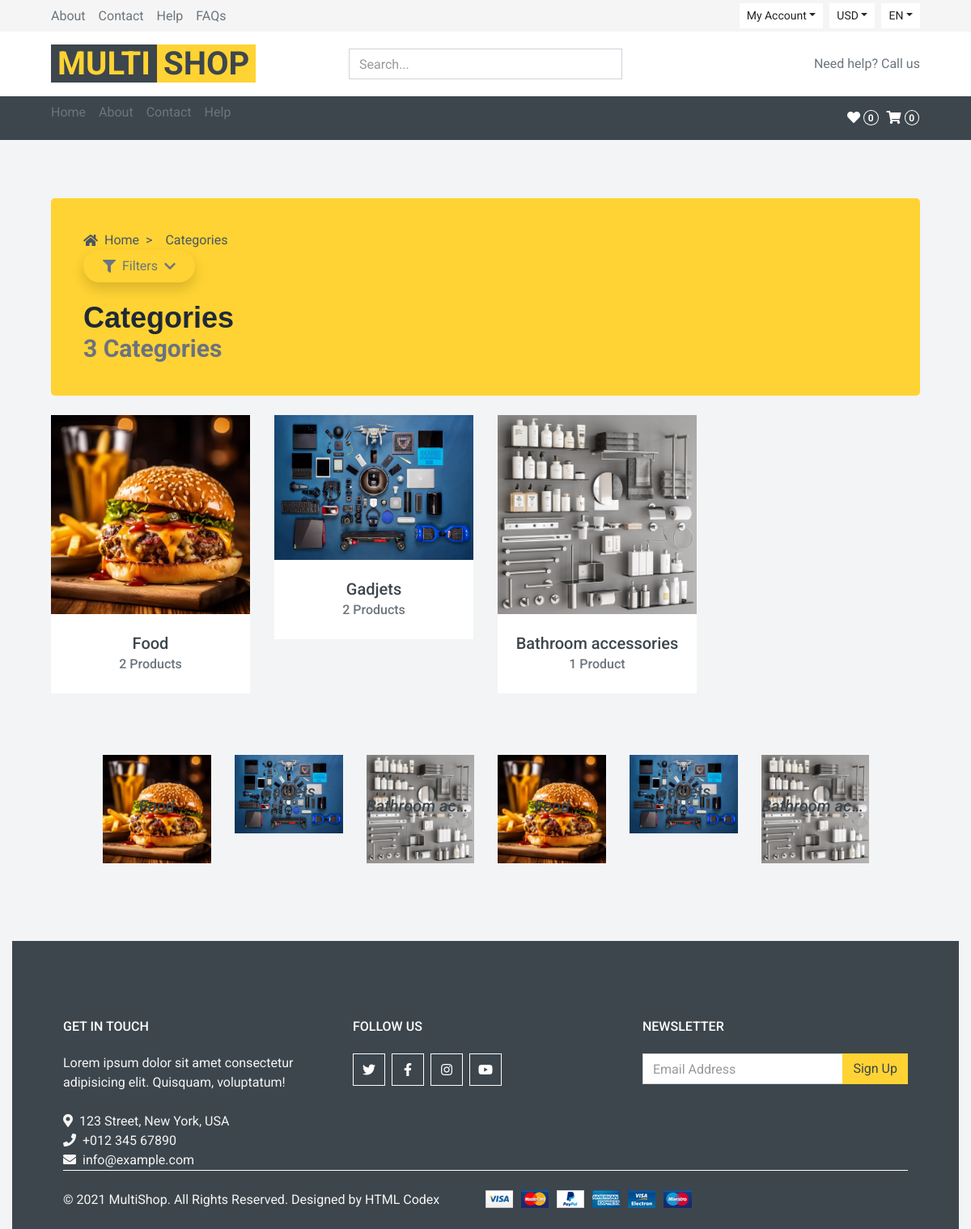
The page /category/ on the database its author committed.
### core/models.py (models this page shows, shortened)
class Category(models.Model):
    cid = ShortUUIDField(unique=True, length= 10, max_length=20, prefix='cat', alphabet='abcdefgh12345678')
    title = models.CharField(max_length=100, default='Category')
    image = models.ImageField(upload_to='category', default='category.jpg')
    class Meta:
        verbose_name_plural = 'Categories'

### core/views.py (the view)
# urls.py: path("category/", category_list_view, name='category-list'),
def category_list_view(request):
    categories = Category.objects.all()
    context = {
        'categories': categories
    }
    return render(request, 'core/category-list.html', context)

### core/context_processors.py (called while the page is built)
def default(request):
    categories = Category.objects.all()
    return {
        'categories': categories
        }

### templates/core/category-list.html (shortened to what this page needs)
{% extends 'parials/base.html' %}
{% block content %}
<html>
 <head>
  <script src="https://cdn.tailwindcss.com"></script>
  <link href="https://cdnjs.cloudflare.com/ajax/libs/font-awesome/5.15.3/css/all.min.css" rel="stylesheet"/>
 </head>
 <html>
    <body class="bg-gray-100">
        <div class="bg-primary rounded-lg p-10 w-full my-4">
            <div class="flex items-center space-x-2 text-gray-600">
                <i class="fas fa-home"></i>
                <a href="#" class="text-gray-600">Home</a>
                <span class="mx-2">></span>
                <span class="text-gray-600">Categories</span>
            </div>
            <button onclick="toggleDropdown()" class="filter-button flex items-center bg-primary text-black-500 px-4 py-2 rounded-full shadow">
                <i class="fas fa-filter mr-2"></i>
                Filters
                <i class="fas fa-chevron-down ml-2"></i>
            </button>
            <h1 class="text-4xl font-bold text-gray-800 mt-4" style="font-family: 'Nunito', sans-serif;">Categories</h1>
            <div class="">
                <h1 class="text-3xl font-bold text-gray-500">{{ categories.count }} Categories</h1>
            </div>
        </div>
         <br>
        <div class="row product-grid">
        {% for c in categories%}
            <div class="col-lg-3 col-md-4 col-sm-6 pb-1">
                <div class="product-item bg-light mb-4">
                    <div class="product-img position-relative overflow-hidden">
                        <a href="{% url 'core:category-product-list' c.cid  %}"> <img class="img-fluid w-100" src="{{c.image.url}}" alt=""></a>
                    </div>
                    <div class="text-center py-4">
                        <a class="h5 text-decoration-none text-truncate" href="{% url 'core:category-product-list' c.cid  %}">{{ c.title }}</a><br>
                        <a class="h6 text-decoration-none text-muted" href="">{{c.category.count}} Product{{c.category.count|pluralize }}</a>
                    </div>
                </div>
            </div>
        {% endfor %}
        </div>
        <div class="container-fluid py-5">
            <div class="row px-xl-5">
                <div class="col">
                    <div class="owl-carousel vendor-carousel">
                        {% for c in categories %}
                        <div class="product-img position-relative overflow-hidden">
                            <img class="img-fluid w-100" src="{{c.image.url}}" alt="">
                            <div class="product-action">
                                <a class="h5 text-decoration-none text-truncate" href=""><i class="">{{ c.title }}</i></a>
                            </div>
                        </div>
                        {% endfor %}
                    </div>
                </div>
            </div>
        </div>
    </body>
</html>
{% endblock %}

### rows shown on the page
Category: image (picture), title "Food", category.count "2"
Category: image (picture), title "Gadjets", category.count "2"
Category: image (picture), title "Bathroom accessories", category.count "1", title "Bathroom ac…"

### other values the page prints
{{ categories.count }} "3"
